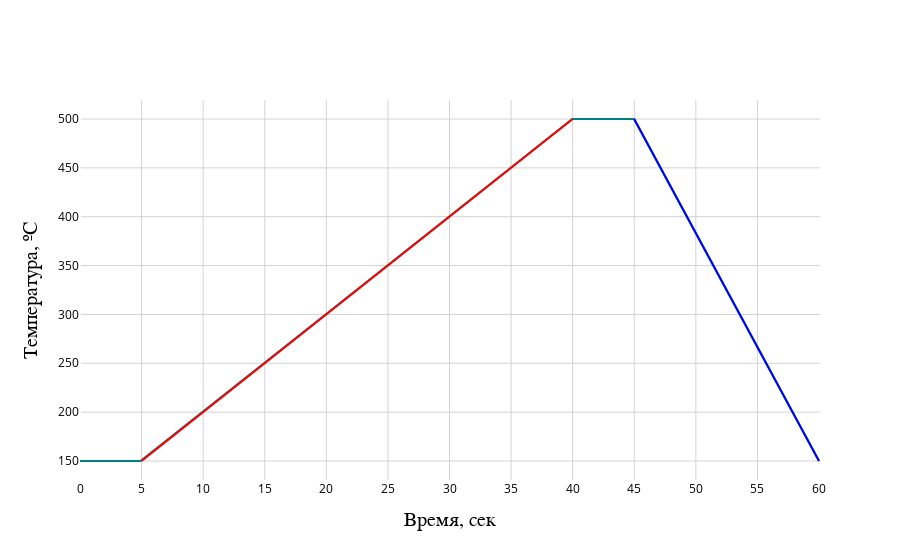

Notebook source saved alongside this figure:
### Code cell
# Настройка размера и разрешения графика
config = {
    'displayModeBar': False,
    'showTips': False,
    'staticPlot': False
}

x = np.linspace(0, 60, 600)

# Построение графика
trace = go.Scatter(x=x, y=np.array(data_file['T_set2'][0:600]),marker=dict(size=5, color='teal'))

layout = go.Layout(
    # Фон белый
    plot_bgcolor='white',
    # Все тексты и подписи тоже чёрные
    font=dict(color='black'),
    # Оси чёрные
    xaxis=dict(
        title='Время, сек',
        color='black',
        gridcolor='lightgray',
        gridwidth=1,
        titlefont=dict(size=20, family="Times New Roman, sans-serif"),
        tickmode='linear',
        tick0=0,
        dtick=5
    ),
    yaxis=dict(
        title='Температура, ºС ',
        color='black',
        gridcolor='lightgray',
        gridwidth=1,
        titlefont=dict(size=20, family="Times New Roman, sans-serif")
    ),
    shapes=[
        # Линия 1
        dict(
            type='line',
            x0=5,
            y0=min(np.array(data_file['T_set2'][0:600])),
            x1=40,
            y1=max(np.array(data_file['T_set2'][0:600])),
            line=dict(
                color='red',
                width=2
            )
        ),
        # Линия 2
        dict(
            type='line',
            x0=45,
            y0=max(np.array(data_file['T_set2'][0:600])),
            x1=60,
            y1=min(np.array(data_file['T_set2'][0:600])),
            line=dict(
                color='blue',
                width=2
            )
        )
    ]
)

fig = go.Figure(data=[trace], layout=layout)

fig.show(config=config)

### Figure 1 — Plotly figure (JSON) as saved in the notebook; plotly's stock layout.template omitted (floating-point values rounded to 4 significant figures; data arrays with more than 128 entries replaced by an {"elided": "..."} marker saying what was removed)
{"data": [{"marker": {"color": "teal", "size": 5}, "type": "scatter", "x": {"elided": "600 float values"}, "y": {"elided": "600 float values"}}], "layout": {"font": {"color": "black"}, "plot_bgcolor": "white", "shapes": [{"line": {"color": "red", "width": 2}, "type": "line", "x0": 5, "x1": 40, "y0": 150, "y1": 500}, {"line": {"color": "blue", "width": 2}, "type": "line", "x0": 45, "x1": 60, "y0": 500, "y1": 150}], "xaxis": {"color": "black", "dtick": 5, "gridcolor": "lightgray", "gridwidth": 1, "tick0": 0, "tickmode": "linear", "title": {"font": {"family": "Times New Roman, sans-serif", "size": 20}, "text": "Время, сек"}}, "yaxis": {"color": "black", "gridcolor": "lightgray", "gridwidth": 1, "title": {"font": {"family": "Times New Roman, sans-serif", "size": 20}, "text": "Температура, ºС "}}}}
